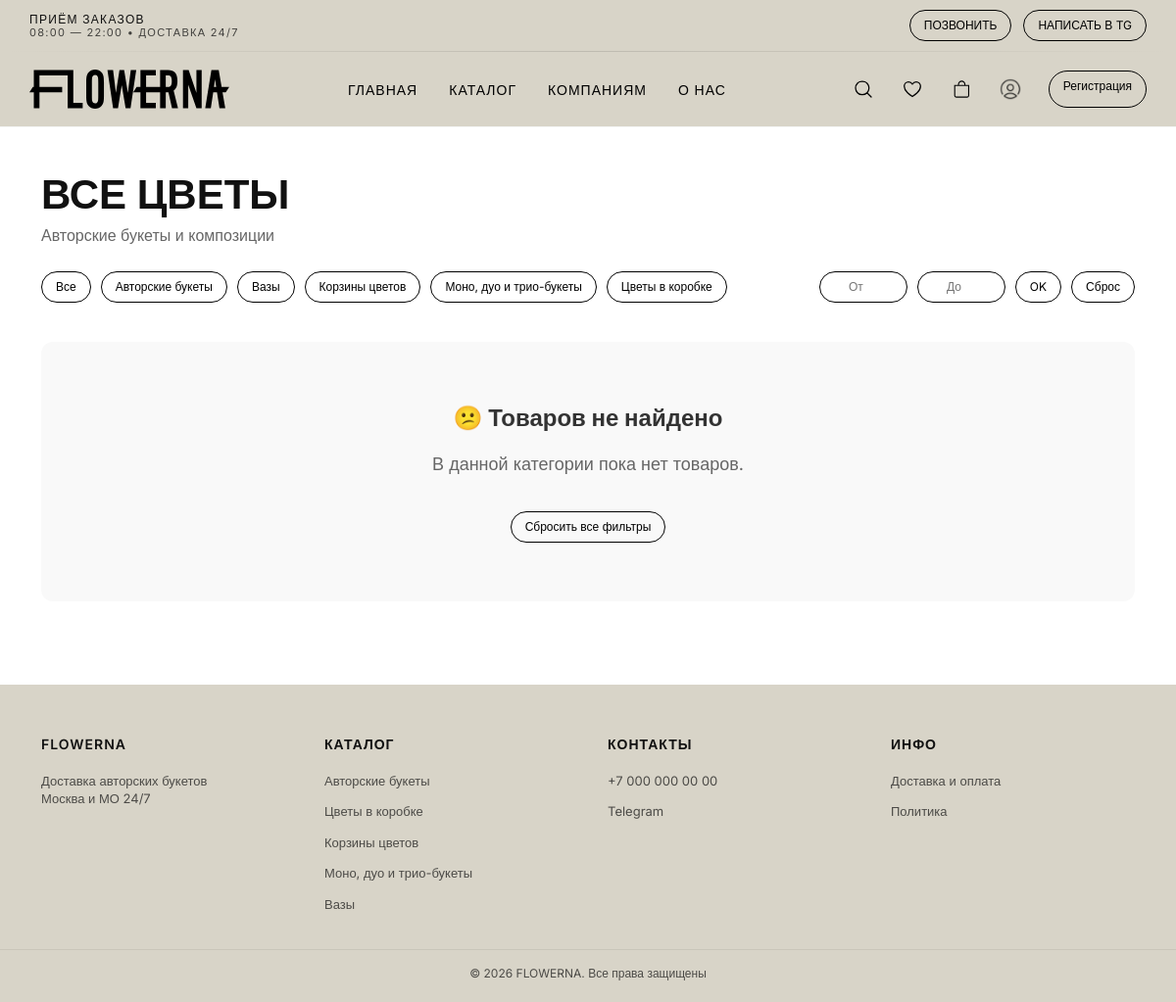
Page /catalog/?category=93 on the earlier database version.
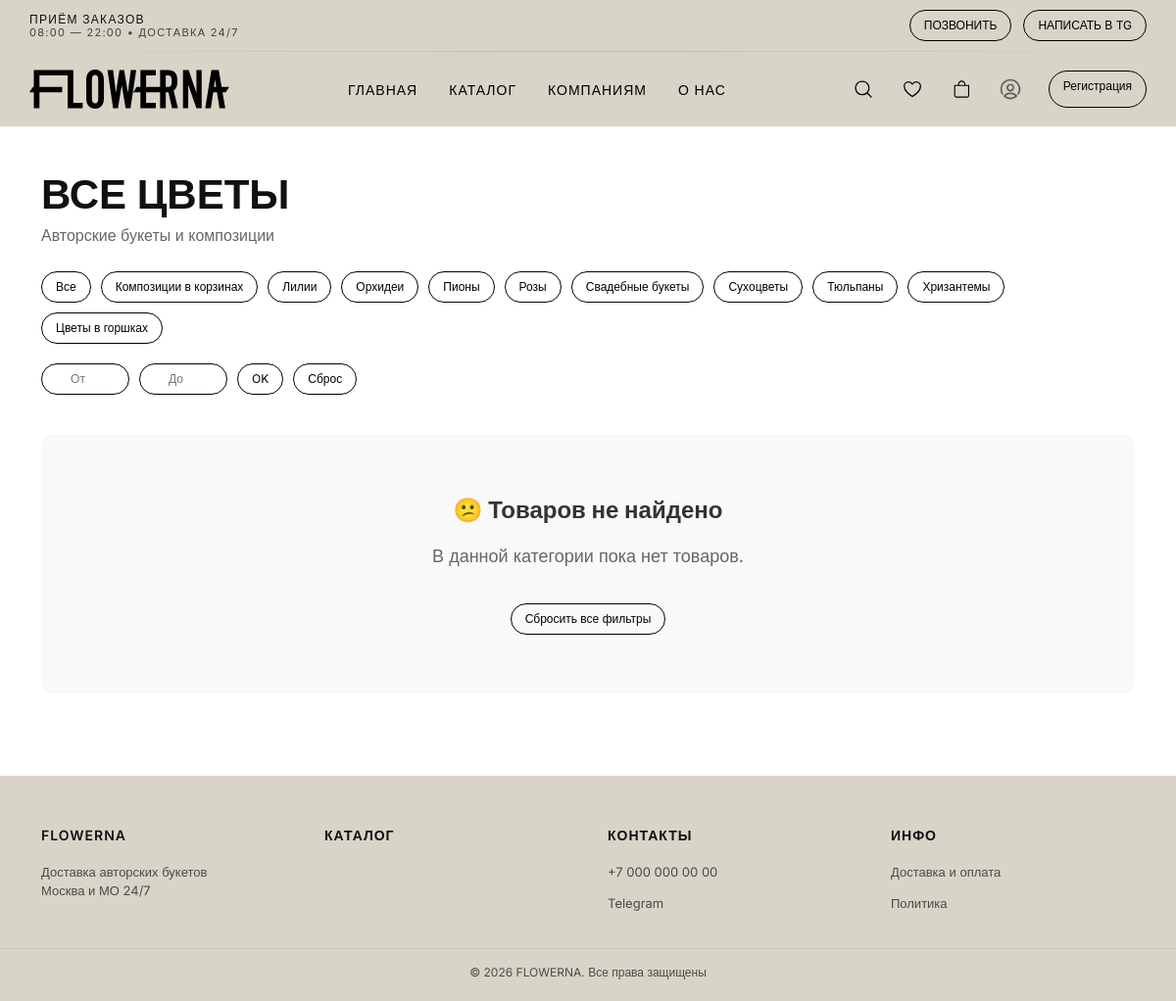
Same page on the later database version.
### catalog/models.py (models this page shows, shortened)
class Category(models.Model):
    name = models.CharField(max_length=255)
    description = models.TextField(null=True, blank=True)
    image = models.ImageField(upload_to='categories/', blank=True)
    slug = models.SlugField(unique=True, blank=True)
    is_featured = models.BooleanField(default=False)

### catalog/views.py (the view)
# urls.py: path('catalog/', views.catalog, name='catalog'),
def catalog(request):
    categories = Category.objects.all().order_by('name')
    category_id = request.GET.get('category')
    min_price = request.GET.get('min_price')
    max_price = request.GET.get('max_price')
    products = Product.objects.filter(is_available=True).select_related('category')
    if category_id:
        products = products.filter(category_id=category_id)
    if min_price:
        try:
            products = products.filter(price__gte=int(min_price))
        except ValueError:
            pass
    if max_price:
        try:
            products = products.filter(price__lte=int(max_price))
        except ValueError:
            pass
    user_favorites = []
    if request.user.is_authenticated:
        user_favorites = [f.product for f in Favorite.objects.filter(user=request.user)]
    return render(request, 'catalog.html', {
        'categories': categories,
        'products': products,
        'category_id': category_id,
        'min_price': min_price,
        'max_price': max_price,
        'user_favorites': user_favorites,
    })

### catalog/context_processors.py (called while the page is built)
def categories_processor(request):
    footer_category_slugs = [
        'avtorskie-bukety',
        'vazy',
        'mono-duo-i-trio-bukety',
        'korziny-tsvetov',
        'cveti-v-korobke'
    ]
    footer_categories = Category.objects.filter(
        slug__in=footer_category_slugs
    )
    return {
        'footer_categories': footer_categories
    }

### templates/catalog.html (shortened to what this page needs)
{% extends 'base.html' %}
{% load static %}
{% block content %}
    <section class="catalog">
        <div class="catalog__header">
            <h1>{% block catalog_title %}Все цветы{% endblock %}</h1>
            <p>{% block catalog_subtitle %}Авторские букеты и композиции{% endblock %}</p>
        </div>
        <div class="catalog__filters-wrapper">
            <div class="catalog__categories">
                <a href="{% url 'catalog' %}"
                   class="btn {% if not category_id %}active{% endif %}">
                    Все
                </a>
                {% for category in categories %}
                    <a href="{% url 'catalog' %}?category={{ category.id }}"
                       class="btn {% if category_id == category.id|stringformat:'s' %}active{% endif %}">
                        {{ category.name }}
                    </a>
                {% endfor %}
            </div>
            <form method="GET" class="catalog__price-filter">
                <input type="number"
                       name="min_price"
                       placeholder="От"
                       value="{% if min_price %}{{ min_price }}{% else %}{{ request.GET.min_price }}{% endif %}"
                       class="price-input"
                       min="1">
                <input type="number"
                       name="max_price"
                       placeholder="До"
                       value="{% if max_price %}{{ max_price }}{% else %}{{ request.GET.max_price }}{% endif %}"
                       class="price-input"
                       min="1">
                <button type="submit" class="btn">OK</button>
                <a href="{% url 'catalog' %}" class="btn">Сброс</a>
            </form>
        </div>
        {% if products %}
            <div class="catalog__grid">
                {% for product in products %}
                    <div class="product-card">
                        <form action="{% url 'add_to_favorites' product.id %}"
                              method="POST"
                              class="favorite-form">
                            {% csrf_token %}
                            <button type="submit" class="product-card__heart">
                                {% if user.is_authenticated and product in user_favorites %}
                                    ♥
                                {% else %}
                                    ♡
                                {% endif %}
                            </button>
                        </form>
                        <a href="{% url 'product-detail' product.id %}" class="product-link">
                            <div class="product-image">
                                {% if product.image %}
                                    <img src="{{ product.image.url }}" alt="{{ product.name }}">
                                {% else %}
                                    <div class="product-card__img--empty"></div>
                                {% endif %}
                            </div>
                            <div class="product-info">
                                <h3>{{ product.name }}</h3>
                                <p>от {{ product.price }} ₽</p>
                            </div>
                        </a>
                    </div>
                {% endfor %}
            </div>
        {% else %}
            <div class="catalog__empty">
                <p>😕 Товаров не найдено</p>
                {% if request.GET.min_price or request.GET.max_price %}
                    <p>В выбранном ценовом диапазоне товаров нет.</p>
                    <p>Попробуйте изменить параметры фильтрации.</p>
                {% elif query %}
                    <p>По запросу "{{ query }}" ничего не найдено.</p>
                    <p>Попробуйте изменить поисковый запрос.</p>
                {% else %}
                    <p>В данной категории пока нет товаров.</p>
                {% endif %}
                <a href="{% url 'catalog' %}" class="btn">Сбросить все фильтры</a>
            </div>
        {% endif %}
    </section>
{% endblock %}

### templates/base.html (shortened to what this page needs)
{% load static %}
<!doctype html>
<html lang="en">
<head>
    <link rel="stylesheet" href="https://cdn.jsdelivr.net/npm/bootstrap@5.3.0/dist/css/bootstrap.min.css">
    <link rel="stylesheet" href="https://cdn.jsdelivr.net/npm/bootstrap-icons@1.13.1/font/bootstrap-icons.min.css">
    <link rel="stylesheet" href="{% static 'css/style.css' %}">
    <link rel="stylesheet" href="{% static 'css/header.css' %}">
    <link rel="stylesheet" href="{% static 'css/footer.css' %}">
</head>
<body>
{% include 'components/header.html' %}
<main class="container my-4">
    {% block content %}
    {% endblock %}
</main>
{% include 'components/footer.html' %}
</body>
</html>

### templates/components/header.html (shortened to what this page needs)
{% load static %}
<header class="header">
    <div class="container header__top">
        <div class="header__info">
            <span>ПРИЁМ ЗАКАЗОВ</span>
            <span>08:00 — 22:00 • ДОСТАВКА 24/7</span>
        </div>
        <div class="header__contacts">
            <a href="tel:+70000000000" class="btn">ПОЗВОНИТЬ</a>
            <a href="#" class="btn">НАПИСАТЬ В TG</a>
        </div>
    </div>
    <div class="header__divider"></div>
    <div class="container header__main">
        <a href="/" class="logo">
            <img src="{% static 'icons/logo.svg' %}" alt="Flowerna">
        </a>
        <nav class="nav">
            <a href="{% url 'home' %}">ГЛАВНАЯ</a>
            <a href="{% url 'catalog' %}">КАТАЛОГ</a>
            <a href="{% url 'kompanijam' %}">КОМПАНИЯМ</a>
            <a href="{% url 'about' %}">О НАС</a>
        </nav>
        <div class="header__icons">
            <div class="icon-btn" onclick="openSearch()">
                <img src="{% static 'icons/proicons_search.svg' %}" alt="search">
            </div>
            <a href="{% url 'favorites' %}" class="icon-btn">
                <img src="{% static 'icons/si_heart-line.svg' %}" alt="favorites">
            </a>
            <a href="{% url 'cart' %}" class="icon-btn">
                <img src="{% static 'icons/bag.svg' %}">
            </a>
            {% if user.is_authenticated %}
                <a href="{% url 'login' %}?next={{ request.path }}" class="icon-btn" title="Профиль">
                    <img src="{% static 'icons/profile.png' %}" alt="profile">
                </a>
                <form action="{% url 'logout' %}" method="post" style="display: inline; margin-left: 8px;">
                    {% csrf_token %}
                    <button type="submit" class="btn">
                        Выйти
                    </button>
                </form>
            {% else %}
                <a href="{% url 'login' %}?next={{ request.path }}" class="icon-btn" title="Войти">
                    <img src="{% static 'icons/profile.png' %}" alt="login">
                </a>
                <a href="{% url 'register' %}" class="btn" style="margin-left: 8px;">Регистрация</a>
            {% endif %}
        </div>
    </div>
</header>

### templates/components/footer.html
<footer class="footer">
    <div class="footer__top container">
        <div class="footer__col">
            <div class="footer__title">FLOWERNA</div>
            <p class="footer__text">
                Доставка авторских букетов<br>
                Москва и МО 24/7
            </p>
        </div>
        <div class="footer__col">
            <div class="footer__title">КАТАЛОГ</div>
            {% for category in footer_categories %}
                <a href="{% url 'catalog' %}?category={{ category.id }}">
                    {{ category.name }}
                </a>
            {% endfor %}
        </div>
        <div class="footer__col">
            <div class="footer__title">КОНТАКТЫ</div>
            <a href="tel:+70000000000">+7 000 000 00 00</a>
            <a href="#">Telegram</a>
        </div>
        <div class="footer__col">
            <div class="footer__title">ИНФО</div>
            <a href="{% url 'dostavka-i-oplata' %}">Доставка и оплата</a>
            <a href="{% url 'politika-konfidentsialnosti' %}">Политика</a>
        </div>
    </div>
    <div class="footer__bottom">
        © 2026 FLOWERNA. Все права защищены
    </div>
</footer>

### static/css/style.css (style rules this page uses)
body { font-family: "Inter", sans-serif; font-weight: 400; color: #111; }
.logo img { height: 40px; width: auto; display: block; }
.btn { padding: 6px 14px; border-radius: 20px; text-decoration: none; font-size: 12px; border: 1px solid #000; color: #000; background: transparent; transition: all 0.25s ease; display: inline-block; }
.logo { font-size: 28px; font-weight: 700; letter-spacing: 2px; }
.catalog { padding: 20px 0; }
.catalog__header h1 { font-size: 42px; font-weight: 600; text-transform: uppercase; margin-bottom: 5px; }
.catalog__header p { color: #666; margin-bottom: 25px; }
.catalog__filters-wrapper { display: flex; flex-direction: row; align-items: center; justify-content: space-between; flex-wrap: wrap; gap: 20px; }
.catalog__categories { display: flex; flex-wrap: wrap; gap: 10px; }
.catalog__price-filter { display: flex; gap: 10px; align-items: center; }
.catalog__empty { text-align: center; padding: 60px 20px; background: #f9f9f9; border-radius: 12px; margin: 40px 0; }
.catalog__empty p { font-size: 18px; margin-bottom: 15px; color: #666; }
.catalog__empty p:first-child { font-size: 24px; font-weight: bold; color: #333; }
.catalog__empty .btn { margin-top: 20px; display: inline-block; }
.price-input { width: 90px; padding: 6px 14px; border: 1px solid #000; border-radius: 20px; font-size: 12px; text-align: center; background: transparent; }

### static/css/header.css (style rules this page uses)
.header { background: #d8d4c8; box-shadow: 0 1px 0 rgba(0, 0, 0, 0.04); }
.header .container { --bs-gutter-x: 24px; }
.header__top { display: flex; justify-content: space-between; align-items: center; padding: 10px 0; font-size: 11px; }
.header__info { display: flex; flex-direction: column; text-transform: uppercase; letter-spacing: 1.3px; line-height: 1.25; font-size: 12px; font-weight: 400; }
.header__info span:first-child { font-size: 12px; font-weight: 500; }
.header__info span:last-child { font-size: 11px; opacity: 0.75; }
.header__divider { height: 1px; width: 100%; background: linear-gradient( to right, transparent, rgba(0, 0, 0, 0.12), transparent ); }
.header__main { display: flex; justify-content: space-between; align-items: center; padding: 18px 0; }
.nav { display: flex; gap: 32px; }
.nav a { position: relative; text-decoration: none; color: #000; font-size: 14px; font-weight: 500; letter-spacing: 1px; text-transform: uppercase; padding: 6px 0; display: inline-block; }
.nav a::after { content: ""; position: absolute; left: 0; bottom: -2px; width: 0%; height: 1px; background: #000; transition: width 0.3s ease; }
.header__contacts { display: flex; gap: 12px; }
.header__icons { display: flex; gap: 12px; }
.icon-btn { width: 38px; height: 38px; display: flex; align-items: center; justify-content: center; border-radius: 50%; transition: transform 0.25s ease; will-change: transform; }
.icon-btn img { width: 20px; height: 20px; }

### static/css/footer.css (style rules this page uses)
.footer__col { display: flex; flex-direction: column; gap: 6px; }
.footer { background: #d8d4c8; padding: 50px 0 20px; font-size: 13px; color: #111; }
.footer__top { display: grid; grid-template-columns: repeat(4, 1fr); gap: 40px; margin-bottom: 30px; }
.footer__title { font-weight: 600; margin-bottom: 12px; text-transform: uppercase; letter-spacing: 1px; font-size: 14px; }
.footer__col a { display: block; text-decoration: none; color: #111; margin-bottom: 6px; opacity: 0.7; transition: 0.2s; }
.footer__text { opacity: 0.7; line-height: 1.4; }
.footer__bottom { border-top: 1px solid rgba(0,0,0,0.1); padding-top: 15px; text-align: center; font-size: 12px; opacity: 0.7; }

### templates/base.html (style rules this page uses)
html, body { height: 100%; margin: 0; }
body { display: flex; flex-direction: column; -webkit-font-smoothing: antialiased; -moz-osx-font-smoothing: grayscale; }
main { flex: 1; }

Differences in the rows shown:
removed Category: name "Авторские букеты"
removed Category: name "Вазы"
removed Category: name "Моно, дуо и трио-букеты"
removed Category: name "Цветы в коробке"
no longer on one of the page's lists (row edited): Category: name "Корзины цветов"
added Category: name "Композиции в корзинах", shown under "ВСЕ ЦВЕТЫ"
added Category: name "Лилии", shown under "ВСЕ ЦВЕТЫ"
added Category: name "Орхидеи", shown under "ВСЕ ЦВЕТЫ"
added Category: name "Пионы", shown under "ВСЕ ЦВЕТЫ"
added Category: name "Розы", shown under "ВСЕ ЦВЕТЫ"
changed Category: name "Корзины цветов" → "Свадебные букеты"
added Category: name "Сухоцветы", shown under "ВСЕ ЦВЕТЫ"
added Category: name "Тюльпаны", shown under "ВСЕ ЦВЕТЫ"
added Category: name "Хризантемы", shown under "ВСЕ ЦВЕТЫ"
added Category: name "Цветы в горшках", shown under "ВСЕ ЦВЕТЫ"
